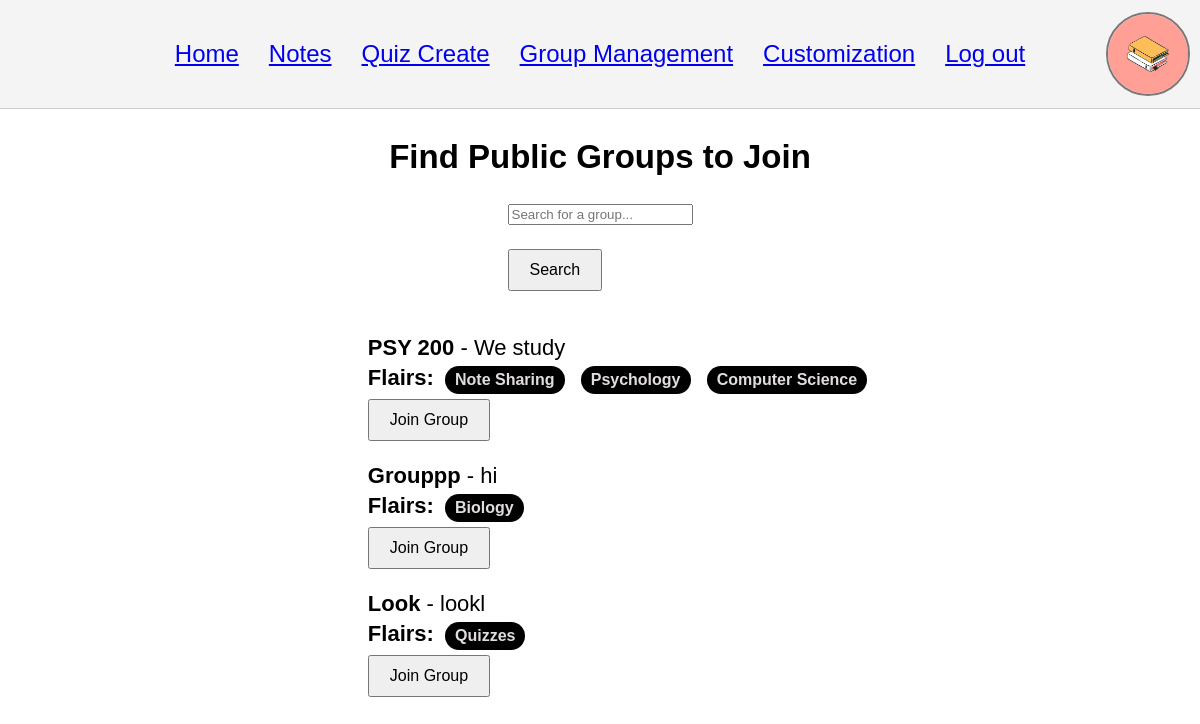
The page /join_group (signed in) on the database its author committed.
### app/models.py (models this page shows, shortened)
class User(db.Model, UserMixin):
    __tablename__ = 'user'
    id = db.Column(db.Integer, primary_key=True)
    username = db.Column(db.String(32), index=True, unique=True, nullable=False)
    password = db.Column(db.String(64), index=True, nullable=False)
    email = db.Column(db.String(64), index=True, unique=True, nullable=False)
    email_confirmed = db.Column(db.Boolean, default=False)
    admin = db.Column(db.Boolean, index=True, default=False) #site admin, different from group admin / mod
    picture =db.Column(db.String(256), nullable=False, default = "scsu.jpg") #path to their profile picture
    description = db.Column(db.String(256), default = "") #for their profile
    study_groups = db.relationship('StudyGroup', backref='owner', lazy=True) #one to many, user can create multiple study groups
    memberships = db.relationship('Member', backref='user', lazy=True)#one to many, user can be members of multiple groups
    messages = db.relationship('Message', backref='author', lazy=True)#one to many, user can send multiple messages

class StudyGroup(db.Model):
    __tablename__='studygroup'
    id = db.Column(db.Integer, primary_key=True)
    name = db.Column(db.String(64), index=True, unique=True, nullable=False)
    description = db.Column(db.Text, index=True, nullable=False)
    owner_id = db.Column(db.Integer, db.ForeignKey('user.id'), index=True, nullable=False)
    public = db.Column(db.Boolean, default=False) #public or private group
    flairs = db.Column(db.String(256), nullable=True)
    members = db.relationship('Member', backref='group', lazy=True) #one to many, study group can have many members
    messages = db.relationship('Message', backref='group', lazy=True) #one to many, study group can have many messages

### app/routes.py (the view, shortened to what this page needs)
@app.route('/join_group', methods=['GET', 'POST'])
@login_required
def join_group():
    search_query = request.args.get('search', '').strip()
    base_query = StudyGroup.query.filter(
        StudyGroup.public == True,
        ~StudyGroup.members.any(Member.user_id == current_user.id)
    )
    public_groups = base_query.all()
    return render_template('join_group.html', public_groups=public_groups)

### app/__init__.py (called while the page is built)
@login.user_loader
def load_user(id):
    return models.User.query.get(int(id))

### app/templates/join_group.html (shortened to what this page needs)
{% extends "base.html" %}
{% block content %}
<h2>Find Public Groups to Join</h2>
<form method="GET" action="{{ url_for('join_group') }}">
    <input type="text" name="search" placeholder="Search for a group..." value="{{ request.args.get('search', '') }}">
    <button type="submit">Search</button>
</form>
<ul>
    {% if public_groups %}
        {% for group in public_groups %}
            <li>
                <strong>{{ group.name }}</strong> - {{ group.description }}
                {% if group.flairs %}
                    <div><b>Flairs:</b>
                        {% for flair in group.flairs.split(',') %}
                            <span class="flair">{{ flair.strip() }}</span>
                        {% endfor %}
                    </div>
                {% endif %}
                <form method="POST" action="{{ url_for('join_group') }}">
                    <button type="submit">Join Group</button>
                </form>
            </li>
        {% endfor %}
    {% else %}
        <p>No public groups are available to join.</p>
    {% endif %}
</ul>
{% endblock %}

### app/templates/base.html (shortened to what this page needs)
<html lang="en">
<head>
    <link rel="stylesheet" type="text/css" href="../static/styles.css">
</head>
<body>
    <div class="header">
        <div class="tabs">
            <a class="tab" href="/">Home</a>
            <a class="tab" href="/notes">Notes</a>
            <a class="tab" href="/mkquiz">Quiz Create</a>
            <a class="tab" href="/group_management">Group Management</a>
            <a class="tab" href="/customization">Customization</a>
            <a class="tab" href="{% if current_user.is_authenticated %}{{ url_for('logout') }}{% else %}{{ url_for('login') }}{% endif %}">
                {% if current_user.is_authenticated %}Log out{% else %}Login{% endif %}
            </a>
        </div>
        <div class="profile-pic-container">
            <img src="{{ url_for('static', filename='profile_pics/' + (current_user.picture if current_user.is_authenticated else 'scsu.jpg')) }}"
                 width="80px" height="80px" class="profile-pic" alt="Profile Picture">
        </div>
    </div>
    <div class="main">
        {% block content %}{% endblock %}
    </div>
</body>
</html>

### app/static/styles.css (style rules this page uses)
body { font-family: Arial, sans-serif; margin: 0; padding: 0; font-size: 22px; }
.tabs { display: flex; justify-content: center; gap: 30px; }
.tab { cursor: pointer; font-size: 24px; }
.header { display: flex; justify-content: center; align-items: center; padding: 40px; background-color: #f4f4f4; border-bottom: 1px solid #ccc; position: relative; }
.profile-pic-container { position: absolute; right: 10px; }
.profile-pic { width: 80px; height: 80px; border-radius: 50%; object-fit: cover; border: 2px solid rgb(122, 119, 119); }
.main { padding: 2px; display: flex; flex-direction: column; align-items: center; }
form { display: flex; flex-direction: column; gap: 24px; }
button { align-self: flex-start; padding: 10px 20px; font-size: 16px; cursor: pointer; }
.flair { display: inline-block; color: rgb(226, 221, 221); border-radius: 16px; font-size: 16px; padding: 5px 10px; margin: 5px; font-weight: bold; background-color: black; }
ul { list-style-type: none; }

### rows shown on the page
User: picture (picture)
StudyGroup: name "PSY 200", description "We study", strip "Note Sharing" "Psychology" "Computer Science"
StudyGroup: name "Grouppp", description "hi", strip "Biology"
StudyGroup: name "Look", description "lookl", strip "Quizzes"
